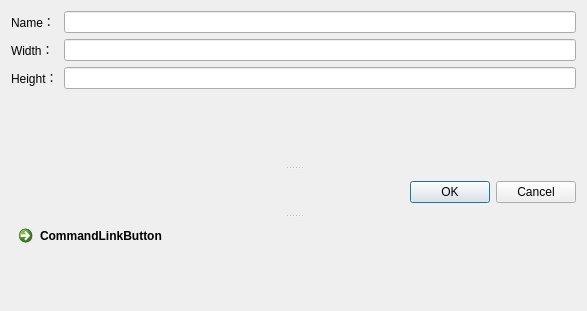
<?xml version="1.0" encoding="UTF-8"?>
<ui version="4.0">
 <class>Dialog</class>
 <widget class="QDialog" name="Dialog">
  <property name="geometry">
   <rect>
    <x>0</x>
    <y>0</y>
    <width>587</width>
    <height>311</height>
   </rect>
  </property>
  <property name="windowTitle">
   <string>Dialog</string>
  </property>
  <layout class="QHBoxLayout" name="horizontalLayout">
   <item>
    <widget class="QSplitter" name="splitter">
     <property name="orientation">
      <enum>Qt::Vertical</enum>
     </property>
     <widget class="QWidget" name="">
      <layout class="QFormLayout" name="formLayout">
       <item row="0" column="0">
        <widget class="QLabel" name="label">
         <property name="text">
          <string>Name：</string>
         </property>
        </widget>
       </item>
       <item row="0" column="1">
        <widget class="QLineEdit" name="lineEdit"/>
       </item>
       <item row="1" column="0">
        <widget class="QLabel" name="label_2">
         <property name="text">
          <string>Width：</string>
         </property>
        </widget>
       </item>
       <item row="1" column="1">
        <widget class="QLineEdit" name="lineEdit_2"/>
       </item>
       <item row="2" column="0">
        <widget class="QLabel" name="label_3">
         <property name="text">
          <string>Height：</string>
         </property>
        </widget>
       </item>
       <item row="2" column="1">
        <widget class="QLineEdit" name="lineEdit_3"/>
       </item>
      </layout>
     </widget>
     <widget class="QDialogButtonBox" name="buttonBox">
      <property name="orientation">
       <enum>Qt::Horizontal</enum>
      </property>
      <property name="standardButtons">
       <set>QDialogButtonBox::Cancel|QDialogButtonBox::Ok</set>
      </property>
     </widget>
     <widget class="QCommandLinkButton" name="commandLinkButton">
      <property name="text">
       <string>CommandLinkButton</string>
      </property>
     </widget>
    </widget>
   </item>
  </layout>
 </widget>
 <tabstops>
  <tabstop>lineEdit_3</tabstop>
  <tabstop>lineEdit_2</tabstop>
  <tabstop>lineEdit</tabstop>
  <tabstop>commandLinkButton</tabstop>
 </tabstops>
 <resources/>
 <connections>
  <connection>
   <sender>buttonBox</sender>
   <signal>rejected()</signal>
   <receiver>Dialog</receiver>
   <slot>reject()</slot>
   <hints>
    <hint type="sourcelabel">
     <x>174</x>
     <y>203</y>
    </hint>
    <hint type="destinationlabel">
     <x>286</x>
     <y>274</y>
    </hint>
   </hints>
  </connection>
  <connection>
   <sender>buttonBox</sender>
   <signal>accepted()</signal>
   <receiver>Dialog</receiver>
   <slot>accept()</slot>
   <hints>
    <hint type="sourcelabel">
     <x>126</x>
     <y>185</y>
    </hint>
    <hint type="destinationlabel">
     <x>157</x>
     <y>274</y>
    </hint>
   </hints>
  </connection>
 </connections>
</ui>
